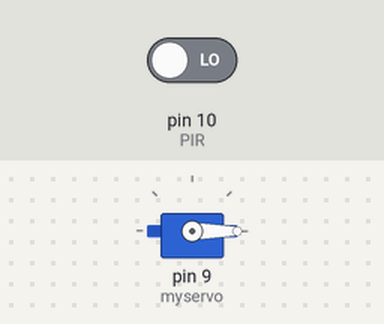
The sketch below on a simulated Arduino Uno, built with avr-gcc and run on an emulated ATmega328P. Shown: servo. The test bench sets the inputs (shaded band); at power-on: pin 10 (PIR) LOW.

Above: at 2.8 s.
2.9 s: pin 10 (PIR) driven HIGH
At 3.7 s:
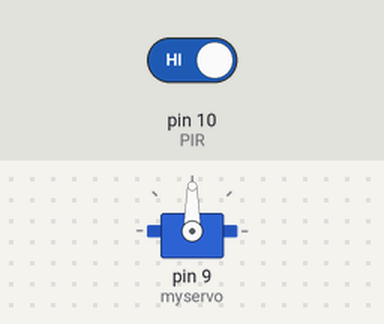
4.5 s: pin 10 (PIR) driven LOW
At 5.3 s:
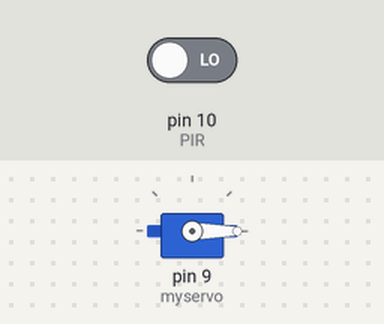
Timing chart, 0 to 7.5 s (numbered marks = the images above; inputs shaded):
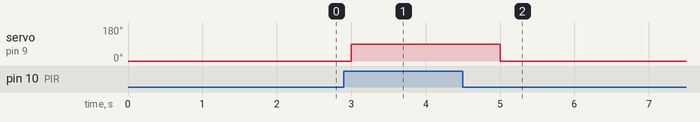

The sketch:

servo-90.ino
```cpp
#include <Servo.h>
Servo myservo;
int Readvalue;
int PIR = 10;

  void setup() {
 myservo.attach(9);
 pinMode(PIR,INPUT);

}

void loop() {
 Readvalue = digitalRead(PIR);
 if(Readvalue==HIGH){
  myservo.write(90);
  delay(1000);

 }
 else{
  myservo.write(0);
  delay(1000);}
 }
```

Measured:
- after the input at 2.9 s, servo on pin 9 (myservo): 0° → 90° after 0.10 s
- after the input at 4.5 s, servo on pin 9 (myservo): 90° → 0° after 0.50 s
